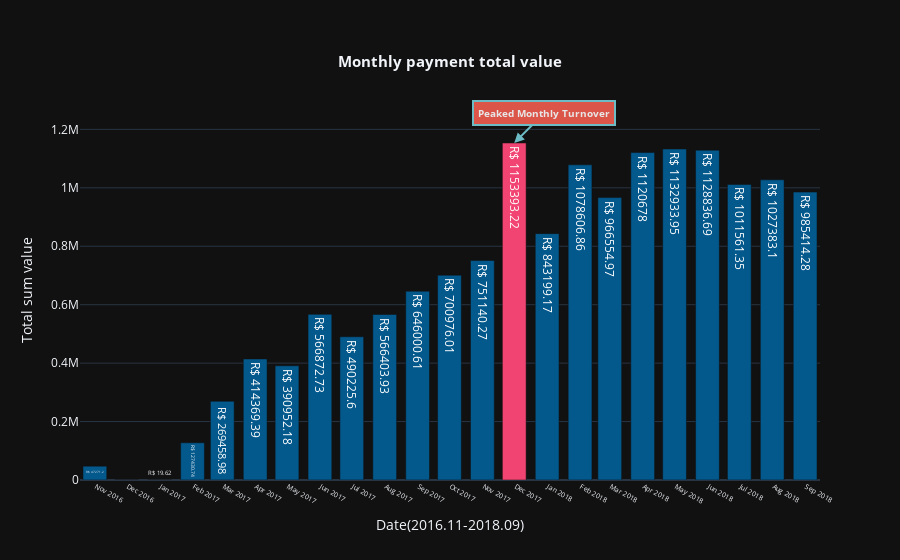

The code cell stored with this chart in its notebook:
### Code cell
# 시각화 2 : 바 차트를 사용하여 결제 금액을 시각화
import plotly.graph_objects as go  # Importing the graph_objects module for Plotly (Plotly의 graph_objects 모듈을 임포트)

fig = go.Figure()  # Creating a new figure for the bar chart (막대 그래프를 위한 새 피규어 생성)

# Adding the bar trace to the figure (그래프에 막대 차트 추가)
fig.add_trace(
    go.Bar(
        x=merge_order_monthlySum.index,  # x-axis: monthly dates from the merged data (x축: 병합된 데이터의 월별 날짜)
        y=merge_order_monthlySum["payment_value"],  # y-axis: total payment value for each month (y축: 각 월별 총 결제 금액)
        text=merge_order_monthlySum["payment_value"],  # Text on bars showing the payment value (막대 위에 결제 금액 표시)
        textposition="auto",  # Positioning the text automatically on each bar (각 막대에 텍스트를 자동으로 배치)
        texttemplate="R$ %{text:.f0}",  # Formatting the text as currency (Brazilian Real) (텍스트를 통화 형식으로 포맷)
        marker_color=colors  # Applying custom colors to the bars (막대에 사용자 지정 색상 적용)
    )
)

# Customizing the layout of the chart (그래프의 레이아웃 설정)
fig.update_layout(
    {
        "title": {  # Setting the title of the chart (그래프 제목 설정)
            "text": "<b>Monthly payment total value</b>",  # Title of the chart in bold (굵은 글씨로 그래프 제목 설정)
            "x": 0.5,  # Centering the title on the x-axis (x축에서 제목 중앙에 배치)
            "y": 0.9,  # Positioning the title towards the top (제목을 상단에 배치)
            "font": {  # Title font customization (제목 폰트 설정)
                "size": 15  # Font size for the title (제목 폰트 크기 설정)
            }
        },
        "xaxis": {  # Customizing the x-axis (x축 설정)
            "title": "Date(2016.11-2018.09)",  # Label for the x-axis (x축 레이블)
            "showticklabels": True,  # Displaying tick labels (눈금 레이블 표시)
            "dtick": "M1",  # Tick interval for months (1개월 간격의 눈금 표시)
            "tickfont": {  # Customizing the font for tick labels (눈금 레이블의 폰트 설정)
                "size": 7  # Setting font size for the x-axis labels (x축 레이블 폰트 크기 설정)
            }
        },
        "yaxis": {  # Customizing the y-axis (y축 설정)
            "title": "Total sum value"  # Label for the y-axis (y축 레이블)
        },
        "template": "plotly_dark"  # Setting the chart template to dark (그래프 템플릿을 다크 모드로 설정)
    }
)

# Adding an annotation to highlight a specific data point (e.g., the peak value) (특정 데이터 포인트(예: 최고값)를 강조하기 위해 주석 추가)
fig.add_annotation(
    x="2017-11-30",  # The date where the peak value is located (최고값이 있는 날짜)
    y=1153393,  # The value of the peak (최고값)
    text="<b>Peaked Monthly Turnover</b>",  # Text label for the annotation (주석에 표시할 텍스트)
    showarrow=True,  # Displaying an arrow pointing to the peak (최고값을 가리키는 화살표 표시)
    font=dict(  # Customizing the font for the annotation (주석 텍스트 폰트 설정)
        size=10,
        color="#ffffff"  # White font color (흰색 폰트 색상)
    ),
    align="center",  # Centering the text (텍스트 중앙 정렬)
    arrowhead=2,  # Arrowhead style (화살표 끝 모양)
    arrowsize=1,  # Arrow size (화살표 크기)
    arrowwidth=2,  # Arrow width (화살표 너비)
    arrowcolor="#77CFD9",  # Color of the arrow (화살표 색상)
    ax=30,  # X-axis position of the arrowhead (화살표 끝의 x축 위치)
    ay=-30,  # Y-axis position of the arrowhead (화살표 끝의 y축 위치)
    bordercolor="#77CFD9",  # Border color of the annotation (주석의 테두리 색상)
    borderwidth=2,  # Border width (주석 테두리 두께)
    borderpad=4,  # Padding of the border (주석 테두리의 여백)
    bgcolor="#F25D50",  # Background color for the annotation box (주석 박스의 배경 색상)
    opacity=0.9  # Opacity of the annotation box (주석 박스의 불투명도)
)

# Display the chart (그래프 표시)
fig.show()

### Figure 1 — Plotly figure (JSON) as saved in the notebook; plotly's stock layout.template omitted (floating-point values rounded to 4 significant figures)
{"data": [{"marker": {"color": ["#03588c", "#03588c", "#03588c", "#03588c", "#03588c", "#03588c", "#03588c", "#03588c", "#03588c", "#03588c", "#03588c", "#03588c", "#03588c", "#F24472", "#03588c", "#03588c", "#03588c", "#03588c", "#03588c", "#03588c", "#03588c", "#03588c", "#03588c"]}, "text": [47270.0, 0.0, 19.62, 127400.0, 269500.0, 414400.0, 391000.0, 566900.0, 490200.0, 566400.0, 646000.0, 701000.0, 751100.0, 1153000.0, 843200.0, 1079000.0, 966600.0, 1121000.0, 1133000.0, 1129000.0, 1012000.0, 1027000.0, 985400.0], "textposition": "auto", "texttemplate": "R$ %{text:.f0}", "type": "bar", "x": ["2016-10-31T00:00:00.000000000", "2016-11-30T00:00:00.000000000", "2016-12-31T00:00:00.000000000", "2017-01-31T00:00:00.000000000", "2017-02-28T00:00:00.000000000", "2017-03-31T00:00:00.000000000", "2017-04-30T00:00:00.000000000", "2017-05-31T00:00:00.000000000", "2017-06-30T00:00:00.000000000", "2017-07-31T00:00:00.000000000", "2017-08-31T00:00:00.000000000", "2017-09-30T00:00:00.000000000", "2017-10-31T00:00:00.000000000", "2017-11-30T00:00:00.000000000", "2017-12-31T00:00:00.000000000", "2018-01-31T00:00:00.000000000", "2018-02-28T00:00:00.000000000", "2018-03-31T00:00:00.000000000", "2018-04-30T00:00:00.000000000", "2018-05-31T00:00:00.000000000", "2018-06-30T00:00:00.000000000", "2018-07-31T00:00:00.000000000", "2018-08-31T00:00:00.000000000"], "y": [47270.0, 0.0, 19.62, 127400.0, 269500.0, 414400.0, 391000.0, 566900.0, 490200.0, 566400.0, 646000.0, 701000.0, 751100.0, 1153000.0, 843200.0, 1079000.0, 966600.0, 1121000.0, 1133000.0, 1129000.0, 1012000.0, 1027000.0, 985400.0]}], "layout": {"annotations": [{"align": "center", "arrowcolor": "#77CFD9", "arrowhead": 2, "arrowsize": 1, "arrowwidth": 2, "ax": 30, "ay": -30, "bgcolor": "#F25D50", "bordercolor": "#77CFD9", "borderpad": 4, "borderwidth": 2, "font": {"color": "#ffffff", "size": 10}, "opacity": 0.9, "showarrow": true, "text": "<b>Peaked Monthly Turnover</b>", "x": "2017-11-30", "y": 1153393}], "title": {"font": {"size": 15}, "text": "<b>Monthly payment total value</b>", "x": 0.5, "y": 0.9}, "xaxis": {"dtick": "M1", "showticklabels": true, "tickfont": {"size": 7}, "title": {"text": "Date(2016.11-2018.09)"}}, "yaxis": {"title": {"text": "Total sum value"}}}}
